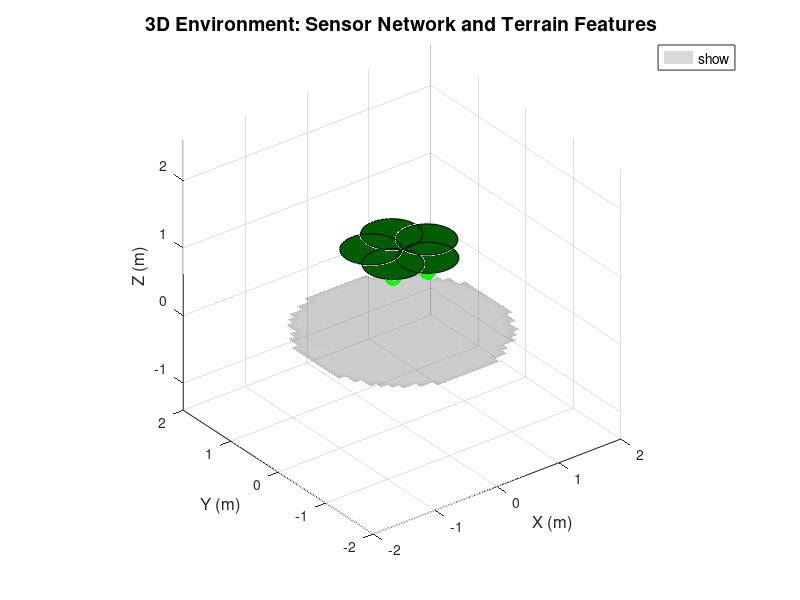
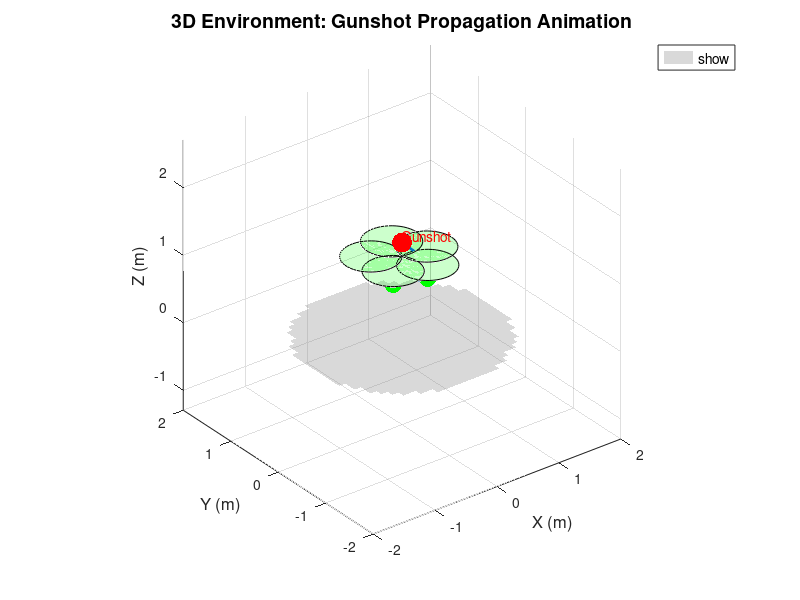
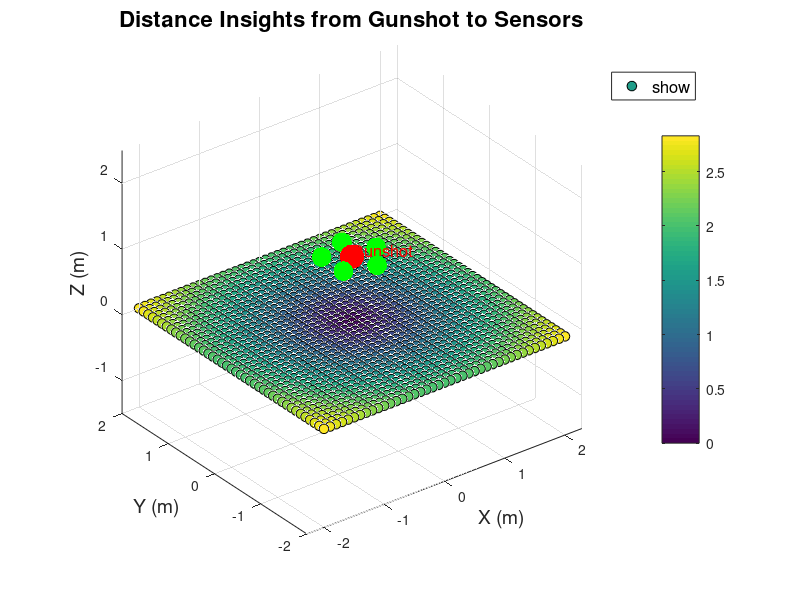

Here is the MATLAB script that generated these plots, in order:
% Parameters
fs = 44100; % Sampling frequency in Hz
duration = 1; % Duration of the signals in seconds
c = 343; % Speed of sound in m/s
t = 0:1/fs:duration-1/fs; % Time vector

% Microphone positions (5 reference mics and 1 for localization)
center = [0, 0, 1]; % Center position at (0,0,1)
radius = 0.4; % 40 cm from the center
angles = linspace(0, 2*pi, 6); % Equal angles for 5 mics

micPos = [radius*cos(angles(1:5))', radius*sin(angles(1:5))', ones(5,1)]; % Reference mics
micPos = [micPos; center]; % Add localization mic at the center

% Generate synthetic gunshot signal
gunshotSignal = zeros(1, length(t));
gunshotSignal(round(0.1 * fs)) = 1; % Impulse at 0.1 seconds

% Calculate distances from the gunshot to each microphone
distances = sqrt(sum((micPos - center).^2, 2));
timeDelays = distances / c;

% Generate signals for each microphone with appropriate delays
micSignals = zeros(6, length(t));
for i = 1:6
    delaySamples = round(timeDelays(i) * fs);
    micSignals(i, delaySamples+1:end) = gunshotSignal(1:end-delaySamples);
end

% Cross-correlation between the localization mic and each reference mic
corrResults = zeros(5, length(micSignals(1,:)) * 2 - 1);
lags = zeros(5, length(micSignals(1,:)) * 2 - 1);
timeDiffs = zeros(5, 1);

for i = 1:5
    [corrResults(i,:), lags(i,:)] = xcorr(micSignals(6,:), micSignals(i,:));
    [~, idx] = max(corrResults(i,:));
    timeDiffs(i) = lags(i,idx) / fs; % Time difference in seconds
end

% Display time differences
disp('Time differences between the localization mic and reference mics:');
disp(timeDiffs);

% 3D Plot of the Environment with Sensor Network and Environmental Features
figure('Name', '3D Environment with Sensor Network and Terrain', 'NumberTitle', 'off', 'Position', [100, 100, 1200, 800]);
hold on;

% Plot terrain (simple example: flat ground with elevation)
[x, y] = meshgrid(-2:0.1:2, -2:0.1:2);
z = zeros(size(x)); % Flat ground
z(x.^2 + y.^2 > 1.5^2) = NaN; % Circular terrain feature (e.g., a pond)

% Plot terrain
surf(x, y, z, 'FaceColor', [0.5 0.5 0.5], 'EdgeColor', 'none', 'FaceAlpha', 0.3);

% Plot microphone coverage areas (as semi-transparent cones)
coneHeight = 0.2; % Height of the cone
coneRadius = 0.4; % Radius of the cone
theta = linspace(0, 2*pi, 50);
x_cone = coneRadius * cos(theta);
y_cone = coneRadius * sin(theta);

for i = 1:5
    % Plot coverage area for each reference mic
    fill3(x_cone + micPos(i,1), y_cone + micPos(i,2), coneHeight * ones(size(x_cone)) + micPos(i,3), 'g', 'FaceAlpha', 0.2);
end

% Plot connections and positions
plot3([center(1), micPos(:,1)'], [center(2), micPos(:,2)'], [center(3), micPos(:,3)'], '-o', ...
    'LineWidth', 2, 'MarkerSize', 10, 'Color', [0 0.4470 0.7410]); % Connections
scatter3(center(1), center(2), center(3), 200, 'r', 'filled', 'DisplayName', 'Gunshot'); % Gunshot
scatter3(micPos(:,1), micPos(:,2), micPos(:,3), 150, 'g', 'filled', 'DisplayName', 'Microphones'); % Microphones

% Annotations
text(center(1), center(2), center(3) + 0.1, 'Gunshot', 'FontSize', 10, 'Color', 'r');

% Customize Appearance
title('3D Environment: Sensor Network and Terrain Features', 'FontSize', 14);
xlabel('X (m)', 'FontSize', 12);
ylabel('Y (m)', 'FontSize', 12);
zlabel('Z (m)', 'FontSize', 12);
legend('show', 'FontSize', 10, 'Location', 'northeastoutside');
axis equal;
grid on;
view(3);

% Add lighting and shading for a more realistic effect
camlight('headlight');
lighting gouraud;

% Animate Gunshot Movement
figure('Name', 'Gunshot Animation', 'NumberTitle', 'off', 'Position', [100, 100, 1600, 1200]); % Increased figure size
numFrames = 50; % Number of frames in the animation (increased speed)
startDistance = 2.0; % Start distance of the gunshot (outside coverage area)
endDistance = 0.4; % End distance of the gunshot (inside coverage area)
movementStep = (startDistance - endDistance) / numFrames; % Movement per frame

% Initial gunshot position (start outside the coverage area)
gunshotPos = [0, 0, 1 + startDistance]; 

% Animation loop
for t = 0.5:numFrames
    clf; % Clear the current figure
    
    hold on;
    % Plot terrain
    surf(x, y, z, 'FaceColor', [0.5 0.5 0.5], 'EdgeColor', 'none', 'FaceAlpha', 0.3);

    % Plot coverage areas
    for i = 1:5
        fill3(x_cone + micPos(i,1), y_cone + micPos(i,2), coneHeight * ones(size(x_cone)) + micPos(i,3), 'g', 'FaceAlpha', 0.2);
    end

    % Update the gunshot position
    gunshotPos(3) = gunshotPos(3) - movementStep; % Move gunshot towards coverage area
    
    % Plot the gunshot wavefront
    waveRadius = (numFrames - t) * 0.02; % Expand the wavefront radius (adjusted for speed)
    [x_sphere, y_sphere, z_sphere] = sphere; % Create sphere data
    surf(waveRadius*x_sphere + gunshotPos(1), waveRadius*y_sphere + gunshotPos(2), waveRadius*z_sphere + gunshotPos(3), ...
        'FaceAlpha', 0.1, 'EdgeColor', 'none', 'FaceColor', [0.1 0.1 0.9]); % Plot wavefront
    
    % Plot microphones and connections
    plot3([gunshotPos(1), micPos(:,1)'], [gunshotPos(2), micPos(:,2)'], [gunshotPos(3), micPos(:,3)'], '-o', 'LineWidth', 2, 'MarkerSize', 10, 'Color', [0 0.4470 0.7410]);
    scatter3(gunshotPos(1), gunshotPos(2), gunshotPos(3), 200, 'r', 'filled', 'DisplayName', 'Gunshot'); % Gunshot
    scatter3(micPos(:,1), micPos(:,2), micPos(:,3), 150, 'g', 'filled', 'DisplayName', 'Microphones'); % Microphones

    % Add annotations and labels
    text(gunshotPos(1), gunshotPos(2), gunshotPos(3) + 0.1, 'Gunshot', 'FontSize', 10, 'Color', 'r');
    
    % Customize appearance
    title('3D Environment: Gunshot Propagation Animation', 'FontSize', 14);
    xlabel('X (m)', 'FontSize', 12);
    ylabel('Y (m)', 'FontSize', 12);
    zlabel('Z (m)', 'FontSize', 12);
    legend('show', 'FontSize', 10, 'Location', 'northeastoutside');
    axis equal;
    grid on;
    view(3); % Set view angle
    
    % Update the plot
    drawnow;
end

% Plot distance insights using color-coded spheres
figure('Name', 'Distance Insights', 'NumberTitle', 'off', 'Position', [100, 100, 1200, 800]); % Adjusted figure size
hold on;
% Create a grid for distance visualization
[X, Y] = meshgrid(-2:0.1:2, -2:0.1:2);
Z = zeros(size(X));
distances = sqrt(X.^2 + Y.^2);
scatter3(X(:), Y(:), Z(:), 50, distances(:), 'filled', 'MarkerEdgeColor', 'k');
colorbar;
caxis([0 max(distances(:))]); % Set color axis limits

% Plot microphones
scatter3(micPos(:,1), micPos(:,2), micPos(:,3), 200, 'g', 'filled', 'DisplayName', 'Microphones'); % Microphones
scatter3(center(1), center(2), center(3), 300, 'r', 'filled', 'DisplayName', 'Gunshot'); % Gunshot

% Annotations
text(center(1), center(2), center(3) + 0.1, 'Gunshot', 'FontSize', 12, 'Color', 'r');

% Customize Appearance
title('Distance Insights from Gunshot to Sensors', 'FontSize', 16);
xlabel('X (m)', 'FontSize', 14);
ylabel('Y (m)', 'FontSize', 14);
zlabel('Z (m)', 'FontSize', 14);
legend('show', 'FontSize', 12, 'Location', 'northeastoutside');
axis equal;
grid on;
view(3); % Set view angle




